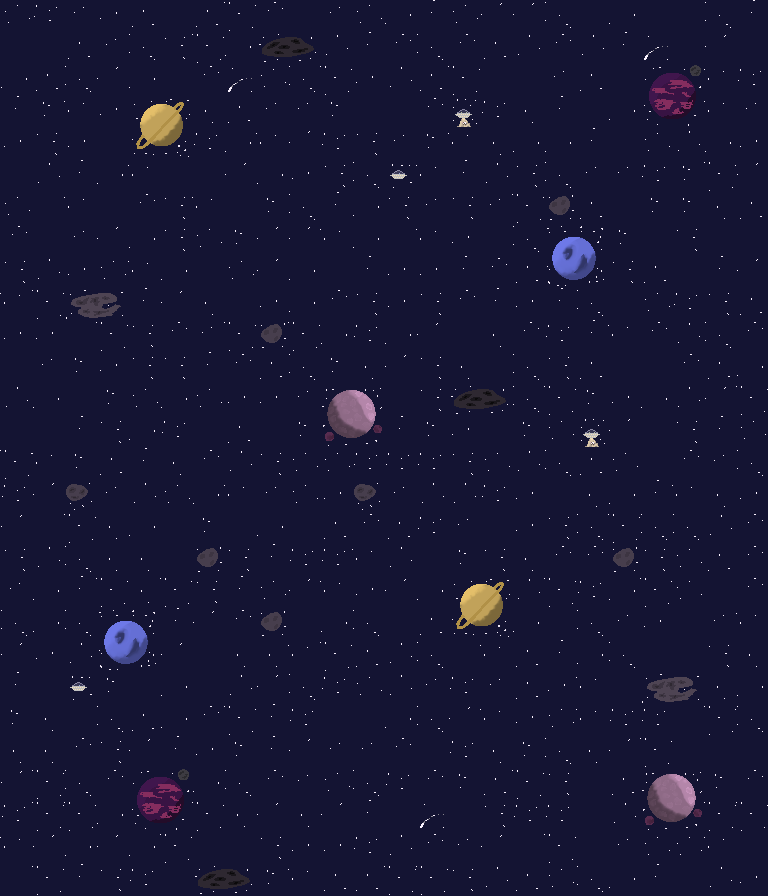

A level layout from a 2D game, rendered from its tile map. Below: a short description, then the map file with its tile-grid data intact:
An orthogonal 24x28 tile map with 32x32 px tiles, 1 tile layer (space), 3 tilesets.

<map version="1.10" tiledversion="1.10.2" orientation="orthogonal" renderorder="right-down" width="24" height="28" tilewidth="32" tileheight="32" infinite="0" nextlayerid="2" nextobjectid="1">
 <tileset firstgid="1" name="a" tilewidth="32" tileheight="32" tilecount="16" columns="4">
  <image source="stars.png" width="128" height="128" />
 </tileset>
 <tileset firstgid="17" name="b" tilewidth="32" tileheight="32" tilecount="16" columns="4">
  <image source="spaceObjects.PNG" width="128" height="128" />
 </tileset>
 <tileset firstgid="33" name="c" tilewidth="32" tileheight="32" tilecount="16" columns="4">
  <image source="planets.PNG" width="128" height="128" />
 </tileset>
 <layer id="1" name="space" width="24" height="28">
  <data encoding="csv">
13,2,9,3,12,29,12,6,11,29,9,13,10,14,13,15,15,8,29,10,29,29,8,14,
29,29,12,9,8,4,6,10,19,20,16,14,11,8,11,12,16,11,16,14,24,29,15,29,
10,12,8,15,10,29,11,24,13,8,6,3,16,12,6,29,29,9,12,29,33,34,7,2,
14,1,7,3,41,42,5,12,9,9,1,29,29,11,23,2,5,14,29,10,37,38,7,9,
3,4,3,29,45,46,2,10,7,15,2,4,9,1,7,5,10,10,14,29,13,16,10,3,
29,16,14,10,7,29,29,15,10,3,4,8,27,7,14,16,4,8,9,9,2,1,6,15,
13,29,7,29,11,4,7,29,1,8,14,10,4,9,4,9,6,22,12,29,1,1,5,12,
11,29,9,15,10,4,13,1,15,15,7,10,29,7,3,29,8,35,36,1,29,4,29,29,
4,16,3,13,7,10,29,13,15,10,29,14,3,3,14,11,12,39,40,4,12,29,14,15,
7,6,17,18,14,15,5,29,3,10,11,4,3,4,11,14,3,14,8,29,13,2,4,12,
3,3,29,6,4,11,9,6,22,6,10,2,10,15,29,5,11,2,14,7,11,16,8,11,
29,9,1,3,4,4,14,11,12,8,1,5,15,4,5,29,8,4,12,29,29,11,12,10,
16,10,29,1,13,10,13,3,3,9,43,44,29,4,19,20,8,6,1,3,10,16,15,6,
29,29,14,4,10,2,29,12,29,1,47,48,14,1,3,29,1,13,23,15,29,4,14,13,
6,7,1,12,14,5,11,16,4,13,13,2,2,2,4,13,16,8,12,13,29,11,9,8,
2,15,25,9,16,13,10,7,9,13,3,25,9,16,16,2,3,29,5,10,14,7,5,3,
15,29,6,5,10,29,1,29,10,29,12,11,12,2,9,29,3,4,8,6,8,8,16,11,
4,16,8,5,5,29,22,4,14,2,2,7,16,29,1,4,5,11,11,22,4,13,12,11,
9,10,14,6,5,6,4,14,13,15,7,3,15,10,41,42,16,6,2,10,6,13,29,11,
8,10,8,35,36,14,15,11,22,29,10,8,29,12,45,46,10,29,8,9,3,29,9,7,
15,3,16,39,40,15,29,5,5,7,6,12,16,8,29,7,12,14,10,8,29,29,4,5,
14,29,27,1,29,10,29,16,15,8,2,13,16,9,2,9,12,3,7,29,17,18,5,10,
1,5,29,8,12,10,11,6,14,2,29,29,10,8,15,7,3,13,7,2,2,29,6,8,
5,5,11,4,15,14,3,1,14,15,9,9,11,29,2,5,1,8,5,15,6,29,29,29,
15,6,8,11,33,34,10,8,11,9,13,8,2,11,1,12,6,4,29,12,43,44,1,11,
2,6,6,10,37,38,6,5,15,5,15,14,29,24,29,4,2,2,29,16,47,48,6,6,
7,15,10,15,10,6,29,29,4,3,3,2,16,11,9,15,29,6,29,9,13,13,7,29,
29,6,14,4,2,29,19,20,1,7,12,12,6,6,4,16,12,13,8,10,14,29,16,3
</data>
 </layer>
</map>
